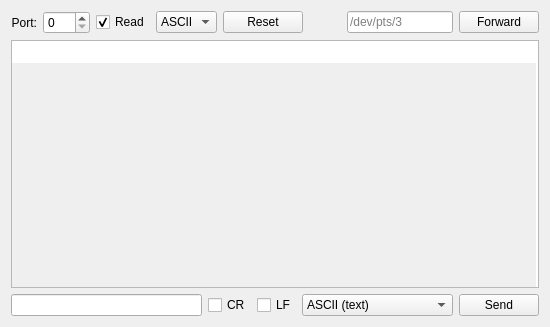
<?xml version="1.0" encoding="UTF-8"?>
<ui version="4.0">
 <class>SerialForm</class>
 <widget class="QWidget" name="SerialForm">
  <property name="geometry">
   <rect>
    <x>0</x>
    <y>0</y>
    <width>550</width>
    <height>327</height>
   </rect>
  </property>
  <property name="windowTitle">
   <string>Serial Port console</string>
  </property>
  <layout class="QVBoxLayout" name="verticalLayout">
   <item>
    <layout class="QHBoxLayout" name="horizontalLayout">
     <item>
      <widget class="QLabel" name="label">
       <property name="text">
        <string>Port:</string>
       </property>
       <property name="alignment">
        <set>Qt::AlignRight|Qt::AlignTrailing|Qt::AlignVCenter</set>
       </property>
      </widget>
     </item>
     <item>
      <widget class="QSpinBox" name="ePortID">
       <property name="maximum">
        <number>255</number>
       </property>
      </widget>
     </item>
     <item>
      <widget class="QCheckBox" name="cbRead">
       <property name="text">
        <string>Read</string>
       </property>
       <property name="checked">
        <bool>true</bool>
       </property>
      </widget>
     </item>
     <item>
      <widget class="QComboBox" name="cbRxFormat">
       <item>
        <property name="text">
         <string>ASCII</string>
        </property>
       </item>
       <item>
        <property name="text">
         <string>HEX</string>
        </property>
       </item>
      </widget>
     </item>
     <item>
      <widget class="QPushButton" name="btnReset">
       <property name="toolTip">
        <string>Clear received data</string>
       </property>
       <property name="text">
        <string>Reset</string>
       </property>
      </widget>
     </item>
     <item>
      <spacer name="horizontalSpacer">
       <property name="orientation">
        <enum>Qt::Horizontal</enum>
       </property>
       <property name="sizeHint" stdset="0">
        <size>
         <width>40</width>
         <height>20</height>
        </size>
       </property>
      </spacer>
     </item>
     <item>
      <widget class="QLineEdit" name="eForward">
       <property name="toolTip">
        <string>Device to forward data</string>
       </property>
       <property name="placeholderText">
        <string>/dev/pts/3</string>
       </property>
      </widget>
     </item>
     <item>
      <widget class="QPushButton" name="btnForward">
       <property name="toolTip">
        <string>Forward port to device
socat -d -d pty,raw,echo=0 pty,raw,echo=0</string>
       </property>
       <property name="text">
        <string>Forward</string>
       </property>
      </widget>
     </item>
    </layout>
   </item>
   <item>
    <widget class="QPlainTextEdit" name="textEdit">
     <property name="undoRedoEnabled">
      <bool>false</bool>
     </property>
     <property name="lineWrapMode">
      <enum>QPlainTextEdit::NoWrap</enum>
     </property>
     <property name="readOnly">
      <bool>true</bool>
     </property>
     <property name="maximumBlockCount">
      <number>1024</number>
     </property>
     <property name="backgroundVisible">
      <bool>true</bool>
     </property>
    </widget>
   </item>
   <item>
    <layout class="QHBoxLayout" name="horizontalLayout_2">
     <property name="leftMargin">
      <number>0</number>
     </property>
     <property name="topMargin">
      <number>0</number>
     </property>
     <property name="rightMargin">
      <number>0</number>
     </property>
     <property name="bottomMargin">
      <number>0</number>
     </property>
     <item>
      <widget class="QLineEdit" name="eTxText"/>
     </item>
     <item>
      <widget class="QCheckBox" name="cbCR">
       <property name="text">
        <string>CR</string>
       </property>
      </widget>
     </item>
     <item>
      <widget class="QCheckBox" name="cbLF">
       <property name="text">
        <string>LF</string>
       </property>
      </widget>
     </item>
     <item>
      <widget class="QComboBox" name="cbTxFormat">
       <item>
        <property name="text">
         <string notr="true">ASCII (text)</string>
        </property>
       </item>
       <item>
        <property name="text">
         <string notr="true">HEX (010E5A)</string>
        </property>
       </item>
       <item>
        <property name="text">
         <string notr="true">List (0,2,0x5f,7,&quot;hello&quot;)</string>
        </property>
       </item>
      </widget>
     </item>
     <item>
      <widget class="QPushButton" name="btnSend">
       <property name="text">
        <string>Send</string>
       </property>
      </widget>
     </item>
    </layout>
   </item>
  </layout>
 </widget>
 <resources/>
 <connections/>
 <slots>
  <slot>onTestPressed()</slot>
 </slots>
</ui>
